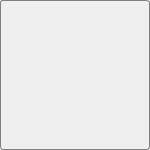
<?xml version="1.0" encoding="UTF-8"?>
<ui version="4.0">
 <class>Cell</class>
 <widget class="QWidget" name="Cell">
  <property name="geometry">
   <rect>
    <x>0</x>
    <y>0</y>
    <width>150</width>
    <height>150</height>
   </rect>
  </property>
  <property name="windowTitle">
   <string>Form</string>
  </property>
  <property name="styleSheet">
   <string notr="true">QFrame#frame{
border-style: solid;
border-width: 1px;
border-color: grey;
border-radius: 3px;
margin: 0px;
}</string>
  </property>
  <widget class="QFrame" name="frame">
   <property name="geometry">
    <rect>
     <x>0</x>
     <y>0</y>
     <width>150</width>
     <height>150</height>
    </rect>
   </property>
   <property name="frameShape">
    <enum>QFrame::StyledPanel</enum>
   </property>
   <property name="frameShadow">
    <enum>QFrame::Raised</enum>
   </property>
   <widget class="QWidget" name="widget" native="true">
    <property name="geometry">
     <rect>
      <x>0</x>
      <y>0</y>
      <width>150</width>
      <height>150</height>
     </rect>
    </property>
   </widget>
  </widget>
 </widget>
 <resources/>
 <connections/>
</ui>
